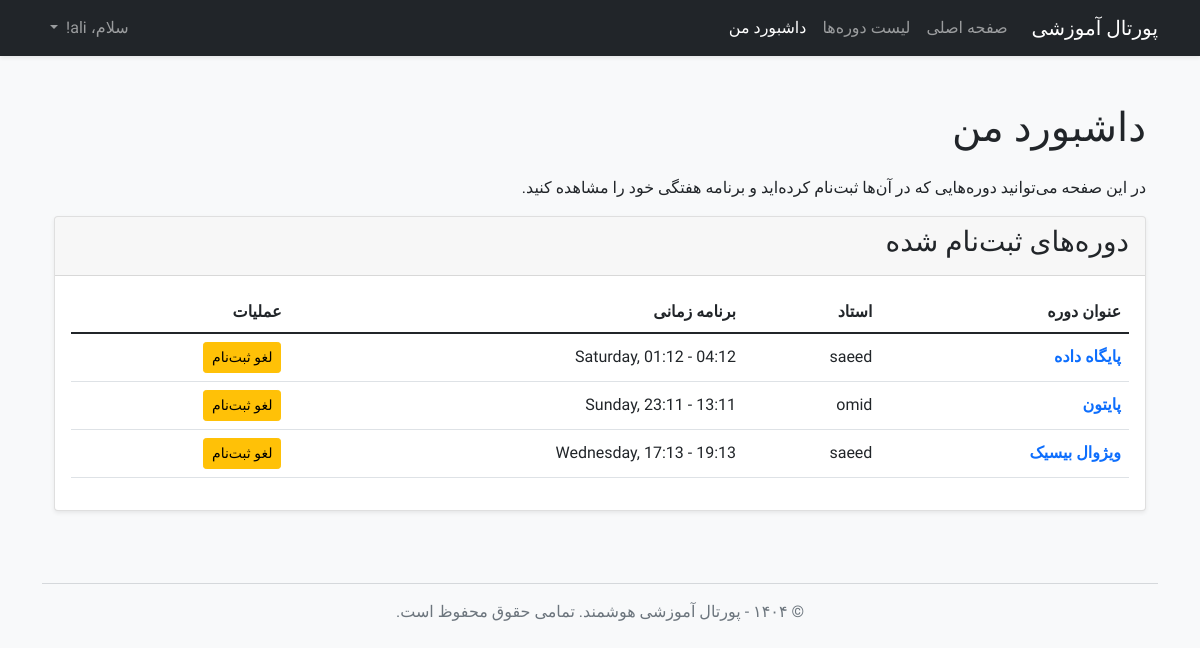
/my_dashboard (signed in), run on an earlier commit of the app's database.
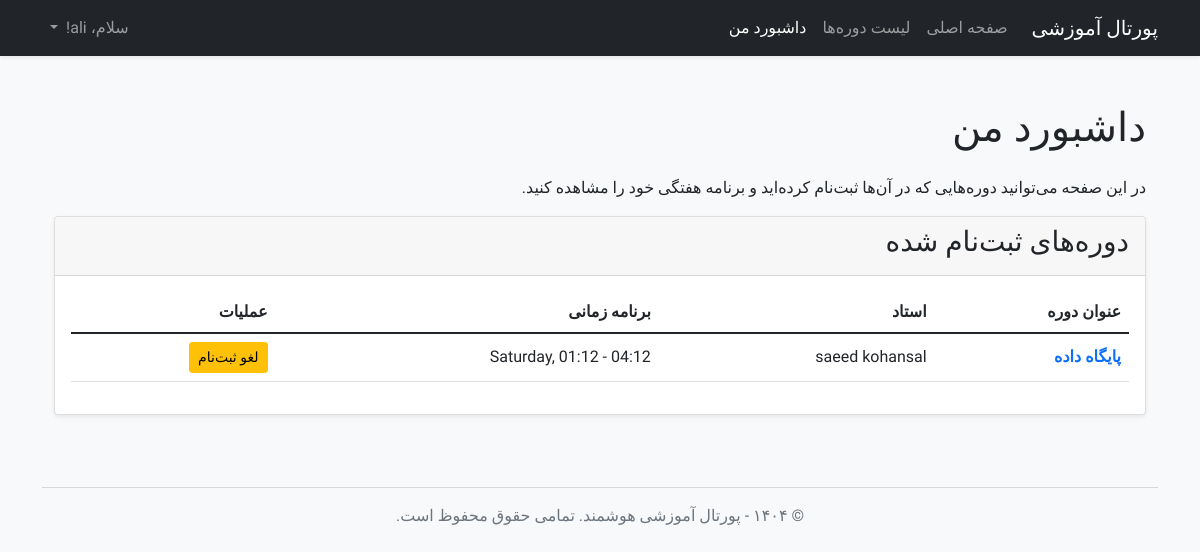
And on a later commit of the database.
### app/models.py (models this page shows, shortened)
class Course(db.Model):
    id = db.Column(db.Integer, primary_key=True)
    title = db.Column(db.String(140), nullable=False)
    description = db.Column(db.Text)
    day_of_week = db.Column(db.String(20), nullable=False)
    start_time = db.Column(db.Time, nullable=False)
    end_time = db.Column(db.Time, nullable=False)
    capacity = db.Column(db.Integer, default=20)
    instructor_id = db.Column(db.Integer, db.ForeignKey('user.id'))
    enrollments = db.relationship('Enrollment', backref='course', lazy='dynamic', foreign_keys='Enrollment.course_id')

class User(UserMixin, db.Model):
    id = db.Column(db.Integer, primary_key=True)
    username = db.Column(db.String(64), index=True, unique=True, nullable=False)
    email = db.Column(db.String(120), index=True, unique=True, nullable=False)
    password_hash = db.Column(db.String(128))
    role = db.Column(db.String(20), nullable=False, default='student') # نقش‌ها: student, instructor, admin
    enrollments = db.relationship('Enrollment', backref='student', lazy='dynamic', foreign_keys='Enrollment.user_id')
    taught_courses = db.relationship('Course', backref='instructor', lazy='dynamic', foreign_keys='Course.instructor_id')

### app/routes.py (the view)
@app.route('/my_dashboard')
@login_required
def my_dashboard():
    if current_user.role == 'student':
        enrolled_courses = Course.query.join(Enrollment).filter(
            Enrollment.user_id == current_user.id
        ).order_by(Course.day_of_week, Course.start_time).all()
        return render_template('dashboard.html', title='My Dashboard', courses=enrolled_courses)
    elif current_user.role in ['admin', 'instructor']:
        return redirect(url_for('manage_courses'))
    return redirect(url_for('index'))

### app/models.py (called while the page is built)
@login.user_loader
def load_user(id):
    return User.query.get(int(id))

### app/templates/dashboard.html
{% extends "base.html" %}
{% block content %}
<div class="container py-4">
    <h1 class="mb-4">داشبورد من</h1>
    <p>در این صفحه می‌توانید دوره‌هایی که در آن‌ها ثبت‌نام کرده‌اید و برنامه هفتگی خود را مشاهده کنید.</p>
    <div class="card shadow-sm">
        <div class="card-header">
            <h3>دوره‌های ثبت‌نام شده</h3>
        </div>
        <div class="card-body">
            {% if courses %}
            <div class="table-responsive">
                <table class="table table-hover align-middle">
                    <thead>
                        <tr>
                            <th>عنوان دوره</th>
                            <th>استاد</th>
                            <th>برنامه زمانی</th>
                            <th>عملیات</th>
                        </tr>
                    </thead>
                    <tbody>
                        {% for course in courses %}
                        <tr>
                            <td>
                                <a href="{{ url_for('course_detail', course_id=course.id) }}" class="text-decoration-none fw-bold">
                                    {{ course.title }}
                                </a>
                            </td>
                            <td>{{ course.instructor.username }}</td>
                            <td>{{ course.day_of_week }}, {{ course.start_time.strftime('%H:%M') }} - {{ course.end_time.strftime('%H:%M') }}</td>
                            <td>
                                <form action="{{ url_for('unenroll', course_id=course.id) }}" method="POST">
                                    <button type="submit" class="btn btn-sm btn-warning"
                                            onclick="return confirm('آیا از لغو ثبت‌نام در این دوره اطمینان دارید؟')">
                                        لغو ثبت‌نام
                                    </button>
                                </form>
                            </td>
                        </tr>
                        {% endfor %}
                    </tbody>
                </table>
            </div>
            {% else %}
            <div class="alert alert-info">شما هنوز در هیچ دوره‌ای ثبت‌نام نکرده‌اید. <a href="{{ url_for('courses') }}" class="alert-link">لیست دوره‌ها را مشاهده کنید.</a></div>
            {% endif %}
        </div>
    </div>
</div>
{% endblock %}

What changed in the data, as far as the page shows it:
no longer on this page (row edited): Course: title "پایتون", instructor.username "omid", day_of_week "Sunday", start_time "23:11", end_time "13:11"
removed Course: title "ویژوال بیسیک", instructor.username "saeed", day_of_week "Wednesday", start_time "17:13", end_time "19:13"
changed through a linked row, Course "پایگاه داده": instructor.username "saeed" → "saeed kohansal"
